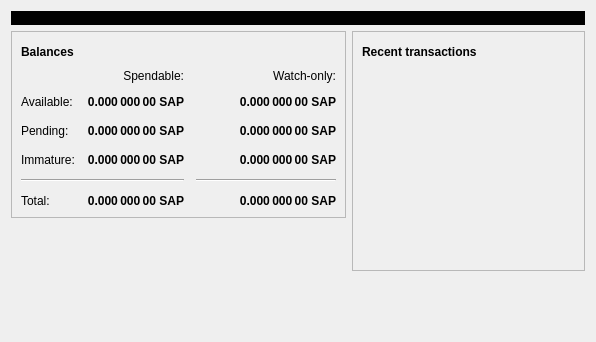
<?xml version="1.0" encoding="UTF-8"?>
<ui version="4.0">
 <class>OverviewPage</class>
 <widget class="QWidget" name="OverviewPage">
  <property name="geometry">
   <rect>
    <x>0</x>
    <y>0</y>
    <width>596</width>
    <height>342</height>
   </rect>
  </property>
  <property name="windowTitle">
   <string>Form</string>
  </property>
  <layout class="QVBoxLayout" name="topLayout">
   <item>
    <widget class="QLabel" name="labelAlerts">
     <property name="visible">
      <bool>false</bool>
     </property>
     <property name="styleSheet">
      <string notr="true">QLabel { background-color: qlineargradient(x1: 0, y1: 0, x2: 1, y2: 0, stop:0 #000000, stop:1 #000000); color:#ffffff; }</string>
     </property>
     <property name="wordWrap">
      <bool>true</bool>
     </property>
     <property name="margin">
      <number>3</number>
     </property>
     <property name="textInteractionFlags">
      <set>Qt::TextSelectableByMouse</set>
     </property>
    </widget>
   </item>
   <item>
    <layout class="QHBoxLayout" name="horizontalLayout" stretch="1,1">
     <item>
      <layout class="QVBoxLayout" name="verticalLayout_2">
       <item>
        <widget class="QFrame" name="frame">
         <property name="frameShape">
          <enum>QFrame::StyledPanel</enum>
         </property>
         <property name="frameShadow">
          <enum>QFrame::Raised</enum>
         </property>
         <layout class="QVBoxLayout" name="verticalLayout_4">
          <item>
           <layout class="QHBoxLayout" name="horizontalLayout_4">
            <item>
             <widget class="QLabel" name="label_5">
              <property name="font">
               <font>
                <weight>75</weight>
                <bold>true</bold>
               </font>
              </property>
              <property name="text">
               <string>Balances</string>
              </property>
             </widget>
            </item>
            <item>
             <widget class="QPushButton" name="labelWalletStatus">
              <property name="enabled">
               <bool>true</bool>
              </property>
              <property name="maximumSize">
               <size>
                <width>30</width>
                <height>16777215</height>
               </size>
              </property>
              <property name="toolTip">
               <string>The displayed information may be out of date. Your wallet automatically synchronizes with the Methuselah network after a connection is established, but this process has not completed yet.</string>
              </property>
              <property name="text">
               <string/>
              </property>
              <property name="icon">
               <iconset resource="../methuselah.qrc">
                <normaloff>:/icons/warning</normaloff>
                <disabledoff>:/icons/warning</disabledoff>:/icons/warning</iconset>
              </property>
              <property name="iconSize">
               <size>
                <width>24</width>
                <height>24</height>
               </size>
              </property>
              <property name="flat">
               <bool>true</bool>
              </property>
             </widget>
            </item>
            <item>
             <spacer name="horizontalSpacer_3">
              <property name="orientation">
               <enum>Qt::Horizontal</enum>
              </property>
              <property name="sizeHint" stdset="0">
               <size>
                <width>40</width>
                <height>20</height>
               </size>
              </property>
             </spacer>
            </item>
           </layout>
          </item>
          <item>
           <layout class="QGridLayout" name="gridLayout">
            <property name="spacing">
             <number>12</number>
            </property>
            <item row="2" column="2">
             <widget class="QLabel" name="labelWatchPending">
              <property name="font">
               <font>
                <weight>75</weight>
                <bold>true</bold>
               </font>
              </property>
              <property name="cursor">
               <cursorShape>IBeamCursor</cursorShape>
              </property>
              <property name="toolTip">
               <string>Unconfirmed transactions to watch-only addresses</string>
              </property>
              <property name="text">
               <string notr="true">0.000 000 00 SAP</string>
              </property>
              <property name="alignment">
               <set>Qt::AlignRight|Qt::AlignTrailing|Qt::AlignVCenter</set>
              </property>
              <property name="textInteractionFlags">
               <set>Qt::LinksAccessibleByMouse|Qt::TextSelectableByKeyboard|Qt::TextSelectableByMouse</set>
              </property>
             </widget>
            </item>
            <item row="2" column="1">
             <widget class="QLabel" name="labelUnconfirmed">
              <property name="font">
               <font>
                <weight>75</weight>
                <bold>true</bold>
               </font>
              </property>
              <property name="cursor">
               <cursorShape>IBeamCursor</cursorShape>
              </property>
              <property name="toolTip">
               <string>Total of transactions that have yet to be confirmed, and do not yet count toward the spendable balance</string>
              </property>
              <property name="text">
               <string notr="true">0.000 000 00 SAP</string>
              </property>
              <property name="alignment">
               <set>Qt::AlignRight|Qt::AlignTrailing|Qt::AlignVCenter</set>
              </property>
              <property name="textInteractionFlags">
               <set>Qt::LinksAccessibleByMouse|Qt::TextSelectableByKeyboard|Qt::TextSelectableByMouse</set>
              </property>
             </widget>
            </item>
            <item row="3" column="2">
             <widget class="QLabel" name="labelWatchImmature">
              <property name="font">
               <font>
                <weight>75</weight>
                <bold>true</bold>
               </font>
              </property>
              <property name="cursor">
               <cursorShape>IBeamCursor</cursorShape>
              </property>
              <property name="toolTip">
               <string>Mined balance in watch-only addresses that has not yet matured</string>
              </property>
              <property name="text">
               <string notr="true">0.000 000 00 SAP</string>
              </property>
              <property name="alignment">
               <set>Qt::AlignRight|Qt::AlignTrailing|Qt::AlignVCenter</set>
              </property>
              <property name="textInteractionFlags">
               <set>Qt::LinksAccessibleByMouse|Qt::TextSelectableByKeyboard|Qt::TextSelectableByMouse</set>
              </property>
             </widget>
            </item>
            <item row="4" column="0" colspan="2">
             <widget class="Line" name="line">
              <property name="orientation">
               <enum>Qt::Horizontal</enum>
              </property>
             </widget>
            </item>
            <item row="4" column="2">
             <widget class="Line" name="lineWatchBalance">
              <property name="sizePolicy">
               <sizepolicy hsizetype="Preferred" vsizetype="Fixed">
                <horstretch>0</horstretch>
                <verstretch>0</verstretch>
               </sizepolicy>
              </property>
              <property name="minimumSize">
               <size>
                <width>140</width>
                <height>0</height>
               </size>
              </property>
              <property name="orientation">
               <enum>Qt::Horizontal</enum>
              </property>
             </widget>
            </item>
            <item row="5" column="0">
             <widget class="QLabel" name="labelTotalText">
              <property name="text">
               <string>Total:</string>
              </property>
             </widget>
            </item>
            <item row="3" column="1">
             <widget class="QLabel" name="labelImmature">
              <property name="font">
               <font>
                <weight>75</weight>
                <bold>true</bold>
               </font>
              </property>
              <property name="cursor">
               <cursorShape>IBeamCursor</cursorShape>
              </property>
              <property name="toolTip">
               <string>Mined balance that has not yet matured</string>
              </property>
              <property name="text">
               <string notr="true">0.000 000 00 SAP</string>
              </property>
              <property name="alignment">
               <set>Qt::AlignRight|Qt::AlignTrailing|Qt::AlignVCenter</set>
              </property>
              <property name="textInteractionFlags">
               <set>Qt::LinksAccessibleByMouse|Qt::TextSelectableByKeyboard|Qt::TextSelectableByMouse</set>
              </property>
             </widget>
            </item>
            <item row="2" column="3">
             <spacer name="horizontalSpacer_2">
              <property name="orientation">
               <enum>Qt::Horizontal</enum>
              </property>
              <property name="sizeHint" stdset="0">
               <size>
                <width>40</width>
                <height>20</height>
               </size>
              </property>
             </spacer>
            </item>
            <item row="3" column="0">
             <widget class="QLabel" name="labelImmatureText">
              <property name="text">
               <string>Immature:</string>
              </property>
             </widget>
            </item>
            <item row="5" column="1">
             <widget class="QLabel" name="labelTotal">
              <property name="font">
               <font>
                <weight>75</weight>
                <bold>true</bold>
               </font>
              </property>
              <property name="cursor">
               <cursorShape>IBeamCursor</cursorShape>
              </property>
              <property name="toolTip">
               <string>Your current total balance</string>
              </property>
              <property name="text">
               <string notr="true">0.000 000 00 SAP</string>
              </property>
              <property name="alignment">
               <set>Qt::AlignRight|Qt::AlignTrailing|Qt::AlignVCenter</set>
              </property>
              <property name="textInteractionFlags">
               <set>Qt::LinksAccessibleByMouse|Qt::TextSelectableByKeyboard|Qt::TextSelectableByMouse</set>
              </property>
             </widget>
            </item>
            <item row="5" column="2">
             <widget class="QLabel" name="labelWatchTotal">
              <property name="font">
               <font>
                <weight>75</weight>
                <bold>true</bold>
               </font>
              </property>
              <property name="cursor">
               <cursorShape>IBeamCursor</cursorShape>
              </property>
              <property name="toolTip">
               <string>Current total balance in watch-only addresses</string>
              </property>
              <property name="text">
               <string notr="true">0.000 000 00 SAP</string>
              </property>
              <property name="alignment">
               <set>Qt::AlignRight|Qt::AlignTrailing|Qt::AlignVCenter</set>
              </property>
              <property name="textInteractionFlags">
               <set>Qt::LinksAccessibleByMouse|Qt::TextSelectableByKeyboard|Qt::TextSelectableByMouse</set>
              </property>
             </widget>
            </item>
            <item row="0" column="2">
             <widget class="QLabel" name="labelWatchonly">
              <property name="text">
               <string>Watch-only:</string>
              </property>
              <property name="alignment">
               <set>Qt::AlignRight|Qt::AlignTrailing|Qt::AlignVCenter</set>
              </property>
             </widget>
            </item>
            <item row="1" column="0">
             <widget class="QLabel" name="labelBalanceText">
              <property name="text">
               <string>Available:</string>
              </property>
             </widget>
            </item>
            <item row="1" column="1">
             <widget class="QLabel" name="labelBalance">
              <property name="font">
               <font>
                <weight>75</weight>
                <bold>true</bold>
               </font>
              </property>
              <property name="cursor">
               <cursorShape>IBeamCursor</cursorShape>
              </property>
              <property name="toolTip">
               <string>Your current spendable balance</string>
              </property>
              <property name="text">
               <string notr="true">0.000 000 00 SAP</string>
              </property>
              <property name="alignment">
               <set>Qt::AlignRight|Qt::AlignTrailing|Qt::AlignVCenter</set>
              </property>
              <property name="textInteractionFlags">
               <set>Qt::LinksAccessibleByMouse|Qt::TextSelectableByKeyboard|Qt::TextSelectableByMouse</set>
              </property>
             </widget>
            </item>
            <item row="1" column="2">
             <widget class="QLabel" name="labelWatchAvailable">
              <property name="font">
               <font>
                <weight>75</weight>
                <bold>true</bold>
               </font>
              </property>
              <property name="cursor">
               <cursorShape>IBeamCursor</cursorShape>
              </property>
              <property name="toolTip">
               <string>Your current balance in watch-only addresses</string>
              </property>
              <property name="text">
               <string notr="true">0.000 000 00 SAP</string>
              </property>
              <property name="alignment">
               <set>Qt::AlignRight|Qt::AlignTrailing|Qt::AlignVCenter</set>
              </property>
              <property name="textInteractionFlags">
               <set>Qt::LinksAccessibleByMouse|Qt::TextSelectableByKeyboard|Qt::TextSelectableByMouse</set>
              </property>
             </widget>
            </item>
            <item row="2" column="0">
             <widget class="QLabel" name="labelPendingText">
              <property name="text">
               <string>Pending:</string>
              </property>
             </widget>
            </item>
            <item row="0" column="1">
             <widget class="QLabel" name="labelSpendable">
              <property name="text">
               <string>Spendable:</string>
              </property>
              <property name="alignment">
               <set>Qt::AlignRight|Qt::AlignTrailing|Qt::AlignVCenter</set>
              </property>
             </widget>
            </item>
           </layout>
          </item>
         </layout>
        </widget>
       </item>
       <item>
        <spacer name="verticalSpacer">
         <property name="orientation">
          <enum>Qt::Vertical</enum>
         </property>
         <property name="sizeHint" stdset="0">
          <size>
           <width>20</width>
           <height>40</height>
          </size>
         </property>
        </spacer>
       </item>
      </layout>
     </item>
     <item>
      <layout class="QVBoxLayout" name="verticalLayout_3">
       <item>
        <widget class="QFrame" name="frame_2">
         <property name="frameShape">
          <enum>QFrame::StyledPanel</enum>
         </property>
         <property name="frameShadow">
          <enum>QFrame::Raised</enum>
         </property>
         <layout class="QVBoxLayout" name="verticalLayout">
          <item>
           <layout class="QHBoxLayout" name="horizontalLayout_2">
            <item>
             <widget class="QLabel" name="label_4">
              <property name="font">
               <font>
                <weight>75</weight>
                <bold>true</bold>
               </font>
              </property>
              <property name="text">
               <string>Recent transactions</string>
              </property>
             </widget>
            </item>
            <item>
             <widget class="QPushButton" name="labelTransactionsStatus">
              <property name="enabled">
               <bool>true</bool>
              </property>
              <property name="maximumSize">
               <size>
                <width>30</width>
                <height>16777215</height>
               </size>
              </property>
              <property name="toolTip">
               <string>The displayed information may be out of date. Your wallet automatically synchronizes with the Methuselah network after a connection is established, but this process has not completed yet.</string>
              </property>
              <property name="text">
               <string/>
              </property>
              <property name="icon">
               <iconset resource="../methuselah.qrc">
                <normaloff>:/icons/warning</normaloff>
                <disabledoff>:/icons/warning</disabledoff>:/icons/warning</iconset>
              </property>
              <property name="iconSize">
               <size>
                <width>24</width>
                <height>24</height>
               </size>
              </property>
              <property name="flat">
               <bool>true</bool>
              </property>
             </widget>
            </item>
            <item>
             <spacer name="horizontalSpacer">
              <property name="orientation">
               <enum>Qt::Horizontal</enum>
              </property>
              <property name="sizeHint" stdset="0">
               <size>
                <width>40</width>
                <height>20</height>
               </size>
              </property>
             </spacer>
            </item>
           </layout>
          </item>
          <item>
           <widget class="QListView" name="listTransactions">
            <property name="styleSheet">
             <string notr="true">QListView { background: transparent; }</string>
            </property>
            <property name="frameShape">
             <enum>QFrame::NoFrame</enum>
            </property>
            <property name="verticalScrollBarPolicy">
             <enum>Qt::ScrollBarAlwaysOff</enum>
            </property>
            <property name="horizontalScrollBarPolicy">
             <enum>Qt::ScrollBarAlwaysOff</enum>
            </property>
            <property name="selectionMode">
             <enum>QAbstractItemView::NoSelection</enum>
            </property>
           </widget>
          </item>
         </layout>
        </widget>
       </item>
       <item>
        <spacer name="verticalSpacer_2">
         <property name="orientation">
          <enum>Qt::Vertical</enum>
         </property>
         <property name="sizeHint" stdset="0">
          <size>
           <width>20</width>
           <height>40</height>
          </size>
         </property>
        </spacer>
       </item>
      </layout>
     </item>
    </layout>
   </item>
  </layout>
 </widget>
 <resources/>
 <connections/>
</ui>
